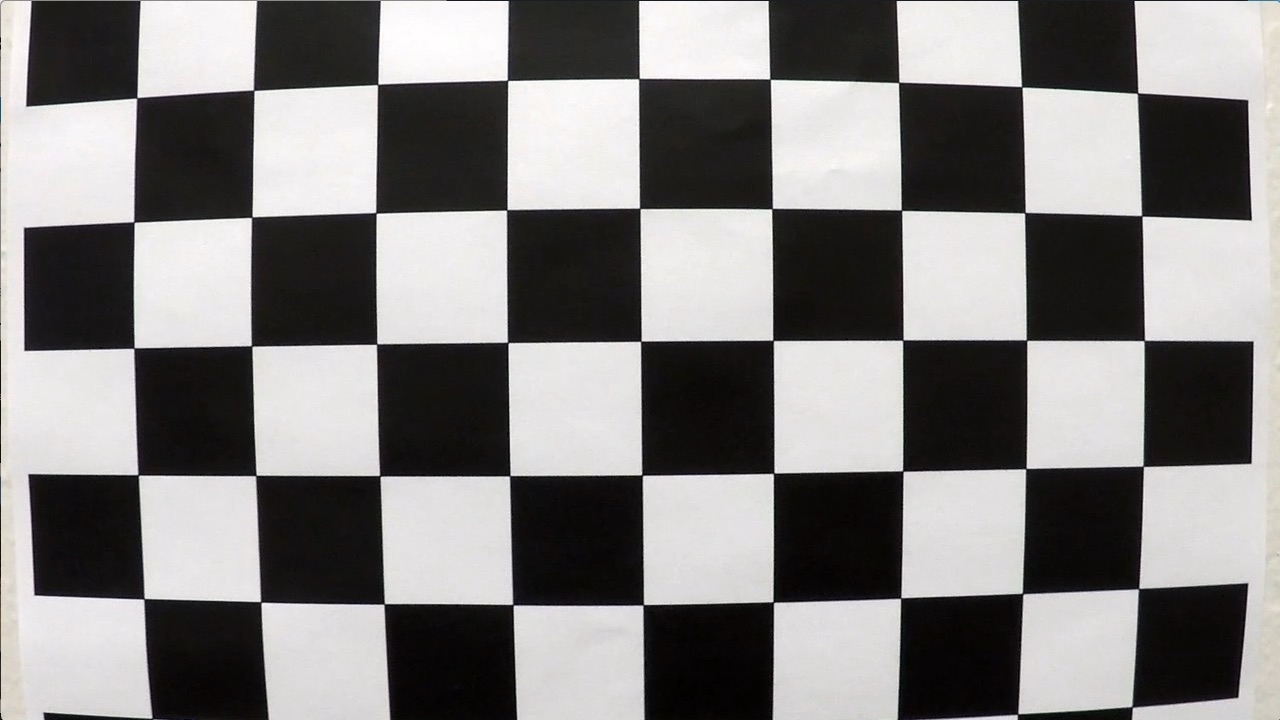
#> input picture camera_cal/calibration1.jpg, 1280 x 720 px; its folder holds 4 pictures in this run
$ jupyter execute notebook.ipynb   (shell and % lines are left out)   (older library calls are emulated)
#> lines starting #> are read from the running program, lines starting #| are printed output that depends on the picture; after the words box and inside, x2 and y2 are one past the last pixel; in counts of white or black regions, pixels touching at a corner belong together
# Cloning the repo to read the required data such as images and videos

# Import Essential Libraries

[cell 1]
import numpy as np
import matplotlib.image as mpimg
import matplotlib.pyplot as plt
import cv2
from docopt import docopt
from moviepy.editor import VideoFileClip
import glob
from google.colab.patches import cv2_imshow

#**(1) Calibrate the camera and remove the distortion**
---

## Camera Calibration

[cell 2]
def calibrate_camera():
  """
  Calibrate the camera using list of calibration images and return the camera matrix
  and distortion coeff which we need to undistord the input frame using `cv2.undistort()`
  """
  # 9 intersections in x-axis and 6 intersections in y-axis
  nx = 9
  ny = 6
  objpoints = []
  imgpoints = []
  # create matrix with size of all corners with 3 dim
  objp = np.zeros((nx*ny, 3), np.float32)
  objp[:,:2] = np.mgrid[0:nx, 0:ny].T.reshape(-1, 2)

  # Make a list of calibration images
  frames = glob.glob('/content/Advanced-Lane-Detetction-phase-1/camera_cal/calibration*.jpg')
  # loop through the frames paths
  for frame in frames:
    # read the frame using the given path
    img = mpimg.imread(frame)
#> img is the input picture: shape (720, 1280, 3); mean R, G, B 130.1, 128.4, 127.8
    # calibration_img_BGR = cv2.imread(frame)
    # calibration_img_RGB = cv2.cvtColor(calibration_img_BGR, cv2.COLOR_BGR2RGB)
    # Find chessboard corners
    ret, corners = cv2.findChessboardCorners(img, (nx, ny))
#> ret = False; corners = None
    if ret:
      imgpoints.append(corners)
      objpoints.append(objp)

  shape = (img.shape[1], img.shape[0])
#> shape = (1280, 720)
  ret, mtx, dist, _, _ = cv2.calibrateCamera(objpoints, imgpoints, shape, None, None)
  return mtx, dist

camera_Matrix, distortion_Coeff = calibrate_camera()

## Undistortion

[cell 3]
def undistort(test_frame):
  """
    # Method number 1 in pipeline of the main function ...
    this method remove the distortion from the image using the camera matrix and distortion coeff
  """
  return cv2.undistort(test_frame, camera_Matrix, distortion_Coeff, None, camera_Matrix)

## Testing Camera Calibration and Distortion Removal Step

[cell 4]
test_original_image = mpimg.imread('/content/Advanced-Lane-Detetction-phase-1/test_images/challenge_video_frame_120.jpg')
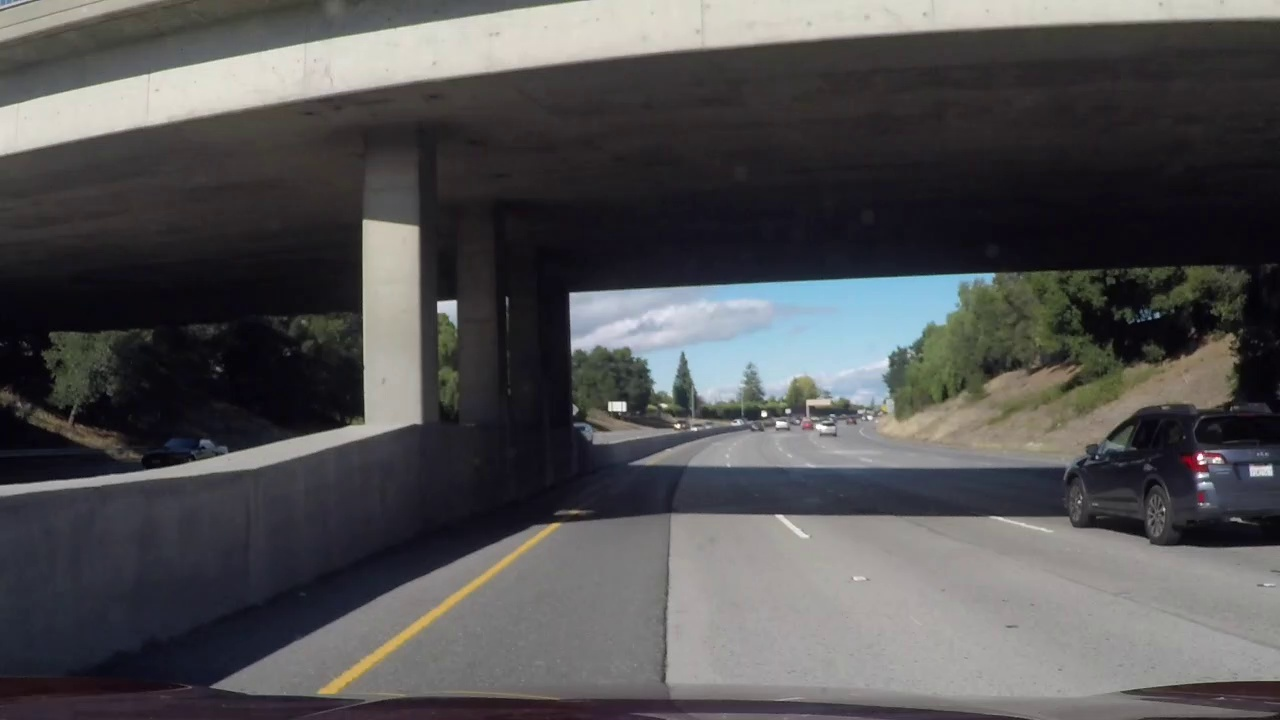
#> input picture test_images/challenge_video_frame_120.jpg, 1280 x 720 px, found by its file name
#> test_original_image is the input picture: shape (720, 1280, 3); mean R, G, B 82, 81.3, 82.5
plt.imshow(test_original_image)

[cell 5]
test_undistorted_image = undistort(test_original_image)
plt.imshow(test_undistorted_image)

#**(2) Finding Top (Eye-bird) view from Front-view**
---

[cell 6]
src = np.float32([(550, 460),     # top-left
                  (150, 720),     # bottom-left
                  (1200, 720),    # bottom-right
                  (770, 460)])    # top-right
dst = np.float32([(100, 0),
                  (100, 720),
                  (1100, 720),
                  (1100, 0)])

[cell 7]
def get_transform_matrix(src, dst):
  """ get the transform matrix from src and dst dimensions """
  M = cv2.getPerspectiveTransform(src, dst)
  return M

def get_inverse_transform_matrix(src, dst):
  """ get the inverse transform matrix from src and dst dimensions """
  M_inv = cv2.getPerspectiveTransform(dst, src)
  return M_inv

[cell 8]
# get the transform and inverse transform matrix
transform_matrix = get_transform_matrix(src, dst)
inverse_transform_matrix = get_inverse_transform_matrix(src, dst)

[cell 9]
def get_eye_bird_view(img, img_size=(1280, 720), flags=cv2.INTER_LINEAR):
  """
  Take a front view image and transform to top view
  Parameters:
      img (np.array): A front view image
      img_size (tuple): Size of the image (width, height)
      flags : flag to use in cv2.warpPerspective()

  Returns:
      Image (np.array): Top view image
  """
#> called with img_size = (1280, 720), flags = 1
  return cv2.warpPerspective(img, transform_matrix, img_size, flags=flags)

[cell 10]
def get_front_view(img, img_size=(1280, 720), flags=cv2.INTER_LINEAR):
  """ Take a top view image and transform it to front view

  Parameters:
      img (np.array): A top view image
      img_size (tuple): Size of the image (width, height)
      flags (int): flag to use in cv2.warpPerspective()

  Returns:
      Image (np.array): Front view image
  """
#> called with img_size = (1280, 720), flags = 1
  return cv2.warpPerspective(img, inverse_transform_matrix, img_size, flags=flags)

## Testing the Prespective Transform step

[cell 11]
test_eye_bird_view_image = get_eye_bird_view(test_undistorted_image)
plt.imshow(test_eye_bird_view_image)

[cell 12]
test_front_view_from_eye_bird_view_image = get_front_view(test_eye_bird_view_image)
plt.imshow(test_front_view_from_eye_bird_view_image)

#**(3) Thresholding**
---

[cell 13]
def threshold_rel(img, lo, hi):
  vmin = np.min(img)
  # print("vmin = ", vmin)
  vmax = np.max(img)
  # print("vmax = ", vmax)
  vlo = vmin + (vmax - vmin) * lo
  # print("vlo = ", vlo)
  vhi = vmin + (vmax - vmin) * hi
  # print("vhi = ", vhi)
  # print(np.uint8((img >= vlo) & (img <= vhi)) * 255)
  return np.uint8((img >= vlo) & (img <= vhi)) * 255

def threshold_abs(img, lo, hi):
  # print(np.uint8((img >= lo) & (img <= hi)) * 255)
  return np.uint8((img >= lo) & (img <= hi)) * 255

[cell 14]
def thresholding(img):
  """ Take an image and extract all relavant pixels.

  Parameters:
      img (np.array): Input image

  Returns:
      binary (np.array): A binary image represent all positions of relavant pixels.
  """
  hls = cv2.cvtColor(img, cv2.COLOR_RGB2HLS)
  hsv = cv2.cvtColor(img, cv2.COLOR_RGB2HSV)
  # Lets now extract the channels we need from the hls and hsv color spaces
  h_channel = hls[:,:,0]
  l_channel = hls[:,:,1]
  s_channel = hls[:,:,2]
  v_channel = hsv[:,:,2]
  # we choosed the L-channel to detect the right lane because the right lane is almost white
  # so we put the min threshold to 80% and max threshold to be 100%
  right_lane = threshold_rel(l_channel, 0.8, 1.0)
#> in threshold_rel, `vmin = np.min(img)`: vmin = 0
#> in threshold_rel, `vmax = np.max(img)`: vmax = 229
#> in threshold_rel, `vlo = vmin + (vmax - vmin) * lo`: vlo = 183.2
#> in threshold_rel, `vhi = vmin + (vmax - vmin) * hi`: vhi = 229
  right_lane[:,:750] = 0
  # print("right_lane", right_lane)
  # choose the range from 30*(2/3) = 20 and 60*(2/3) = 40 but we will take the range from 20 to 30 only because the dark yellow is not in our case
  left_lane = threshold_abs(h_channel, 20, 30)
#> in threshold_abs, `return np.uint8((img >= lo) & (img <= hi)) * 255`:
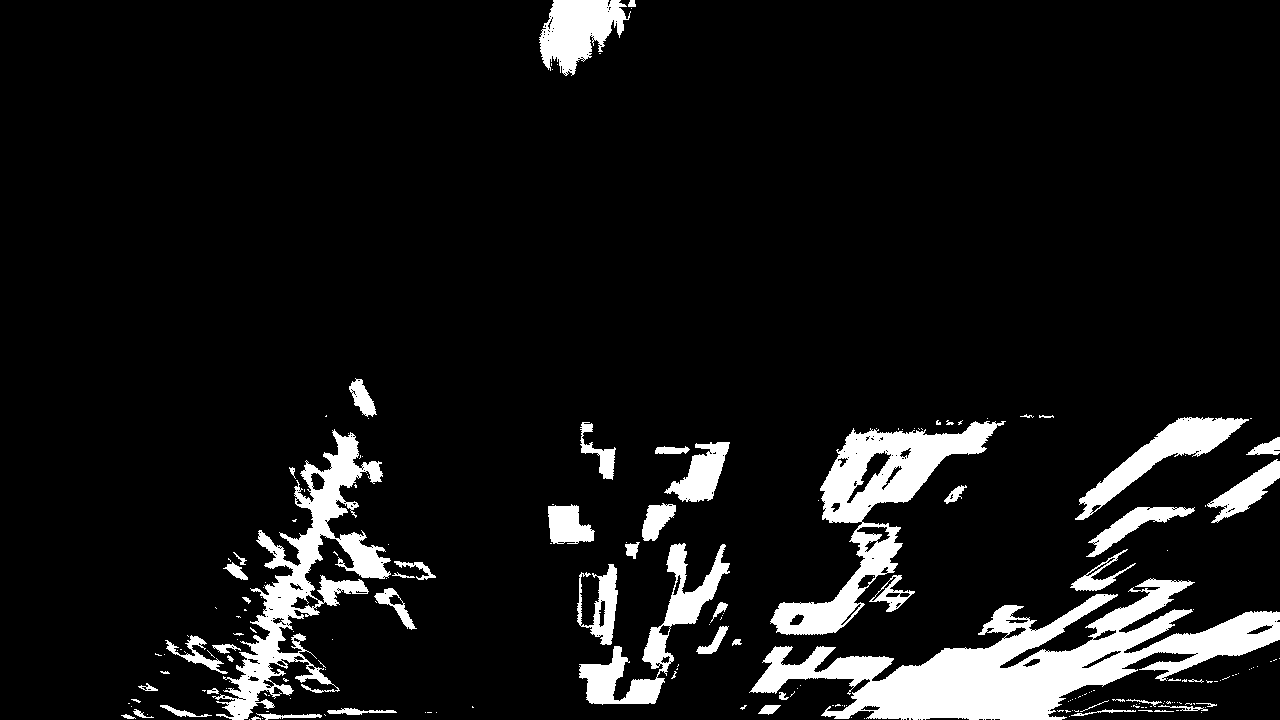
#> returned value: shape (720, 1280); 9.1% white; 204 white regions (147 under 20 px), largest, box (x1, y1, x2, y2) and area: (749, 578, 1280, 720) 27833, (212, 429, 391, 720) 12704, (770, 421, 1006, 635) 12659
  # the value of the color is from 70 % to 100 % in intensity
  left_lane &= threshold_rel(v_channel, 0.7, 1.0)
  left_lane[:,550:] = 0
  img2 = left_lane | right_lane
  return img2

## Testing the Thresholding step

[cell 15]
test_thresholded_image = thresholding(test_eye_bird_view_image)
test_thresholded_image_cpy = np.copy(test_thresholded_image)
test_thresholded_image_cpy = np.dstack((test_thresholded_image_cpy, test_thresholded_image_cpy, test_thresholded_image_cpy))
print(test_thresholded_image_cpy.shape)
#| (720, 1280, 3)
plt.imshow(test_thresholded_image_cpy)


# [6 lines of commented-out code are left out]

# (4) Lane Lines Detection

* we will assume that we will have 9 windows per lane
* the width of the window = 2 * margin
* margin = 100
* the minimum number of pixels to recenter a single window is minpix , and minpix = 50

### detect_lane_lines Function

[cell 16]
def detect_lane_lines(img):
  """
  this method wrap the whole lane_lines_detection process by calling these 2 methods
  """
  # extract more features from the image ..
  extract_features(img)
  # try to fit and draw the lane lines using polyfit technique
  return fit_poly(img)

### get_histogram ▶
 this function receives an image and retuns histogram representation

[cell 17]
def get_histogram(img):
  """ function that returns a histogram for a passed image """
  # take the bottom half of the image by taking all rows starting
  # from the middle of the image to the bottom of the image
  # and take all the width
  bottom_half = img[img.shape[0]//2:,:]
  # return the sum of all the rows starting from the bottom half of the image
  return np.sum(bottom_half, axis=0)

### Required Variables

[cell 18]
nwindows = 9
margin = 100
minpix = 50
binary = None
left_fit = None
right_fit = None
dir = []
nonzero = None
nonzerox = None
nonzeroy = None
clear_visibility = True
window_height = 0

### Extract more features

[cell 19]
def extract_features(img):
  global nonzero
  global nonzerox
  global nonzeroy
  global window_height
  window_height = np.int(img.shape[0]//nwindows)
  # Identify the x and y positions of all nonzero pixel in the image
  nonzero = img.nonzero()
#> nonzero = 7304 positions, rows 41 to 717, columns 225 to 1247
  # returns the nonzero from width (cols)
  nonzerox = np.array(nonzero[1])
#> nonzerox = 7304 values, max 1247 at index 479, min 225 at index 7263, mean 529
  # returns the nonzero from height (rows)
  nonzeroy = np.array(nonzero[0])
#> nonzeroy = 7304 values from 41 to 717

we have 9 windows per lane, and we have the height of the lane which is equale the height of the eye-bird image .. so we can calculate the height of a single window

### pixels_in_window ▶
 returns all pixels that in a specific window

[cell 20]
def pixels_in_window(center, margin, height):
  global nonzerox
  global nonzeroy
  """ Return all pixel that in a specific window

  Parameters:
      center (tuple): coordinate of the center of the window
      margin (int): half width of the window
      height (int): height of the window

  Returns:
      pixelx (np.array): x coordinates of pixels that lie inside the window
      pixely (np.array): y coordinates of pixels that lie inside the window
  """
  topleft = (center[0]-margin, center[1]-height//2)
  bottomright = (center[0]+margin, center[1]+height//2)

  condx = (topleft[0] <= nonzerox) & (nonzerox <= bottomright[0])
  condy = (topleft[1] <= nonzeroy) & (nonzeroy <= bottomright[1])
  return nonzerox[condx&condy], nonzeroy[condx&condy]

<!--

### find_lane_pixels(img) ▶
find all pixels of the lane by getting the all non-zero pixels on each window and add them all together, same for the right lane

[cell 21]
def find_lane_pixels(img):
  """
  this function find the x,y coordinates of all pixels in left lane
  and also find the x,y coordinates of all pixels in right lane
  returns:
    > leftx
    > rightx
    > lefty
    >righty
  """
  global window_height
  global nwindows
  global margin
  global minpix

  assert(len(img.shape) == 2)
  # Create an output image to draw on and visualize the result
  out_img = np.dstack((img, img, img)) # convert from 2d to 3d image

  # get the histogram of the image
  histogram = get_histogram(img)
#> histogram = 1280 values, max 20655 at index 895, min 0 at index 0, mean 1291.3
  # get the mid point of this histogram
  midpoint = histogram.shape[0]//2
  # divide the histogram to 2 parts
  # -> getting the max index of max point from starting point of the histogram to the midpoint
  leftx_base = np.argmax(histogram[:midpoint])
#> leftx_base = 313
  # -> the max index of max point from midpoint to the end of histogram
  rightx_base = np.argmax(histogram[midpoint:]) + midpoint
#> rightx_base = 895

  # lets now store the left_base and right_base into new variables to update them without any errors
  leftx_current = leftx_base
#> leftx_current = 313
  rightx_current = rightx_base
#> rightx_current = 895

  # initially we are above the height of the image by 0.5 window height  = 370 "350 + 20" window_height = 40
  y_current = img.shape[0] + window_height//2

  # Create empty lists to reveice left and right lane pixel
  leftx, lefty, rightx, righty = [], [], [], []

  # Step through the windows one by one
  for _ in range(nwindows):
    # center of the current window (from top to bottom)
    y_current -= window_height
    # we are operating the left and right window in parallel,
    # we are starting from the center of the first window of left and right lanes starting from top to bottm
    center_left = (leftx_current, y_current)
    center_right = (rightx_current, y_current)

    good_left_x, good_left_y = pixels_in_window(center_left, margin, window_height)
    good_right_x, good_right_y = pixels_in_window(center_right, margin, window_height)

    # Append these indices to the lists
    leftx.extend(good_left_x)
    lefty.extend(good_left_y)
    rightx.extend(good_right_x)
    righty.extend(good_right_y)

    if len(good_left_x) > minpix:
        leftx_current = np.int32(np.mean(good_left_x))
    if len(good_right_x) > minpix:
        rightx_current = np.int32(np.mean(good_right_x))
#> this loop made 9 passes
#> (center_left, center_right, leftx_current, rightx_current) on passes 2 to 4: ((250, 600), (895, 600), 282, 919), ((282, 520), (919, 520), 315, 898), ((315, 440), (898, 440), 337, 893)
#> after the loop, leftx = 4814 values, max 352 at index 4201, min 225 at index 1331, mean 290.2; lefty = 4814 values, max 717 at index 1357, min 443 at index 4159, mean 580.3; rightx = 1938 values, max 930 at index 40, min 880 at index 336, mean 895.4; righty = 1938 values, max 583 at index 131, min 41 at index 1737, mean 416; y_current = 40

  return leftx, lefty, rightx, righty, out_img

### we won't use the Hough transform to detect the lines because Hough transform works well with straight lines but we are dealing with curved lines, so we will use polyfit technique which fits the curved lines by mapping the given points with a polynomial from given degree "we will set the degree to be = 2" So, the poly will be `a X^2 + b X + c `

### fit_poly(img) ▶
 using fitpoly technique instead of hough transform as we mentioned

[cell 22]
def fit_poly(img):
  """Find the lane line from an image and draw it.

  Parameters:
      img (np.array): a binary warped image

  Returns:
      out_img (np.array): a RGB image that have lane line drawn on that.
  """
  global left_fit
  global right_fit

  # we have all pixels in each window in left and right lanes
  leftx, lefty, rightx, righty, out_img = find_lane_pixels(img)

  if len(lefty) > 1500:
    left_fit = np.polyfit(lefty, leftx, 2) # 2nd degree polynomial
#> left_fit = [-3.51e-05, -0.366, 514.7]
    # print(left_fit)
  if len(righty) > 1500:
    right_fit = np.polyfit(righty, rightx, 2)
#> right_fit = [0.000337, -0.157, 896.7]

  # Generate x and y values for plotting
  maxy = img.shape[0] - 1
  miny = img.shape[0] // 3
  if len(lefty):
    maxy = max(maxy, np.max(lefty))
    miny = min(miny, np.min(lefty))

  if len(righty):
    maxy = max(maxy, np.max(righty))
    miny = min(miny, np.min(righty))
#> miny = 41

  ploty = np.linspace(miny, maxy, img.shape[0])

  left_fitx = left_fit[0]*ploty**2 + left_fit[1]*ploty + left_fit[2]
#> left_fitx = 720 values, max 499.6 at index 0, min 233.3 at index 719, mean 369.1
  right_fitx = right_fit[0]*ploty**2 + right_fit[1]*ploty + right_fit[2]
#> right_fitx = 720 values, max 958.2 at index 719, min 878.4 at index 203, mean 898.7

  # Visualization
  for i, y in enumerate(ploty):
    l = int(left_fitx[i])
    r = int(right_fitx[i])
    y = int(y)
    cv2.line(out_img, (l, y), (r, y), (0, 255, 0))
#> this loop made 720 passes
#> (l, r) on passes 1 to 3: (499, 890), (499, 890), (498, 890)
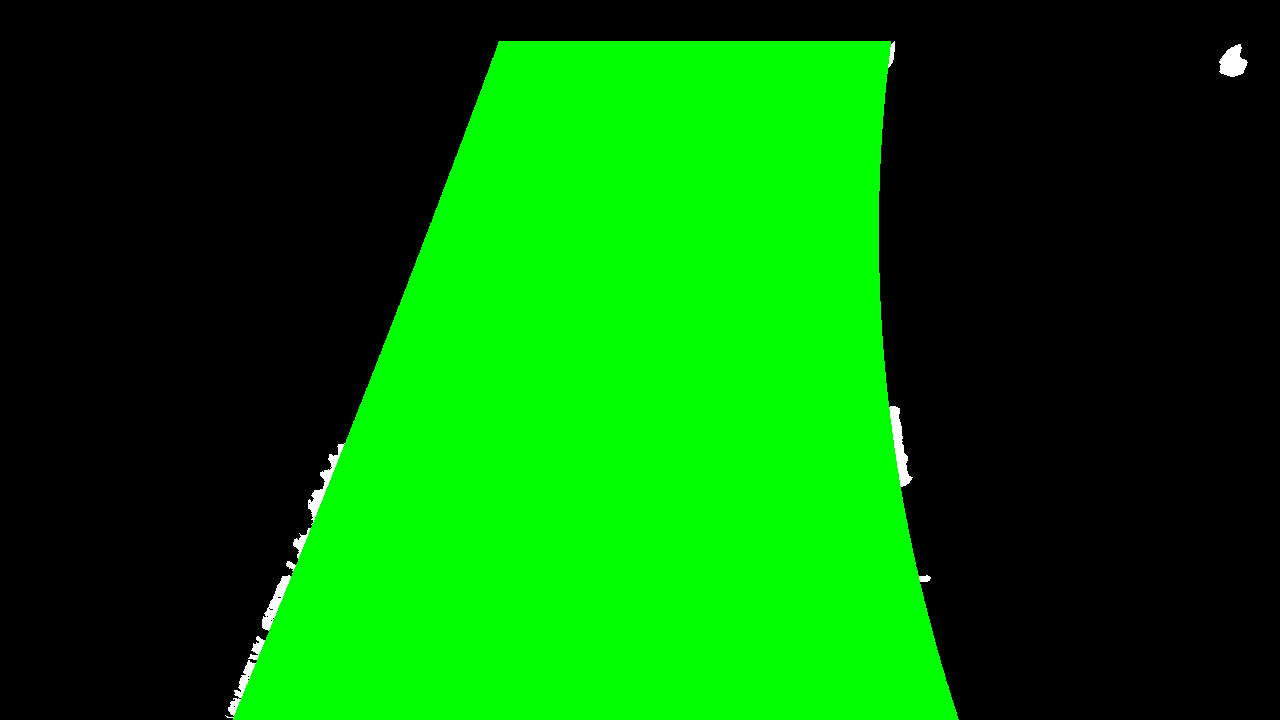
#> out_img: shape (720, 1280, 3); mean of channels 0, 1, 2 1, 100.7, 1; drawn as B, G, R

  lR, rR, pos = measure_curvature()
  return out_img

### function to measure the curvature ▶

[cell 23]
def measure_curvature():
  global left_fit
  global right_fit

  ym = 30/720
  xm = 3.7/700

  left_fit = left_fit.copy()
  right_fit = right_fit.copy()

  y_eval = 700 * ym
  # Compute R_curve (radius of curvature)
  left_curveR =  ((1 + (2*left_fit[0] *y_eval + left_fit[1])**2)**1.5)  / np.absolute(2*left_fit[0])
#> left_curveR = 17235
  right_curveR = ((1 + (2*right_fit[0]*y_eval + right_fit[1])**2)**1.5) / np.absolute(2*right_fit[0])
#> right_curveR = 1526

  xl = np.dot(left_fit, [700**2, 700, 1])
#> xl = 241.2
  xr = np.dot(right_fit, [700**2, 700, 1])
#> xr = 952.1
  pos = (1280//2 - (xl+xr)//2)*xm
#> pos = 0.233
  return left_curveR, right_curveR, pos

### plotting function ▶

[cell 24]
# [60 lines left out: function plot, not called in this run]

### Testing the Lane Line Detection Step

[cell 25]
test_lane_line_Detection_image = detect_lane_lines(test_thresholded_image)
#> in fit_poly, `lR, rR, pos = measure_curvature()`: lR = 17235; rR = 1526; pos = 0.233
plt.imshow(test_lane_line_Detection_image)

# (5) Pipeline

[cell 26]
from docopt import docopt
from moviepy.editor import VideoFileClip
from IPython.core.display import Video

[cell 27]
# [35 lines left out: function pipeline, not called in this run]

[cell 28]
def process_video(input_path, output_path):
    clip = VideoFileClip(input_path)
    out_clip = clip.fl_image(pipeline)
    out_clip.write_videofile(output_path, audio=False)

### lets now test the pipeline on a video

[cell 29]
process_video('/content/Advanced-Lane-Detetction-phase-1/challenge_video.mp4' , 'outv4.mp4')
#> (the call stopped at in process_video, `clip = VideoFileClip(input_path)`: moviepy is not available in this run)
